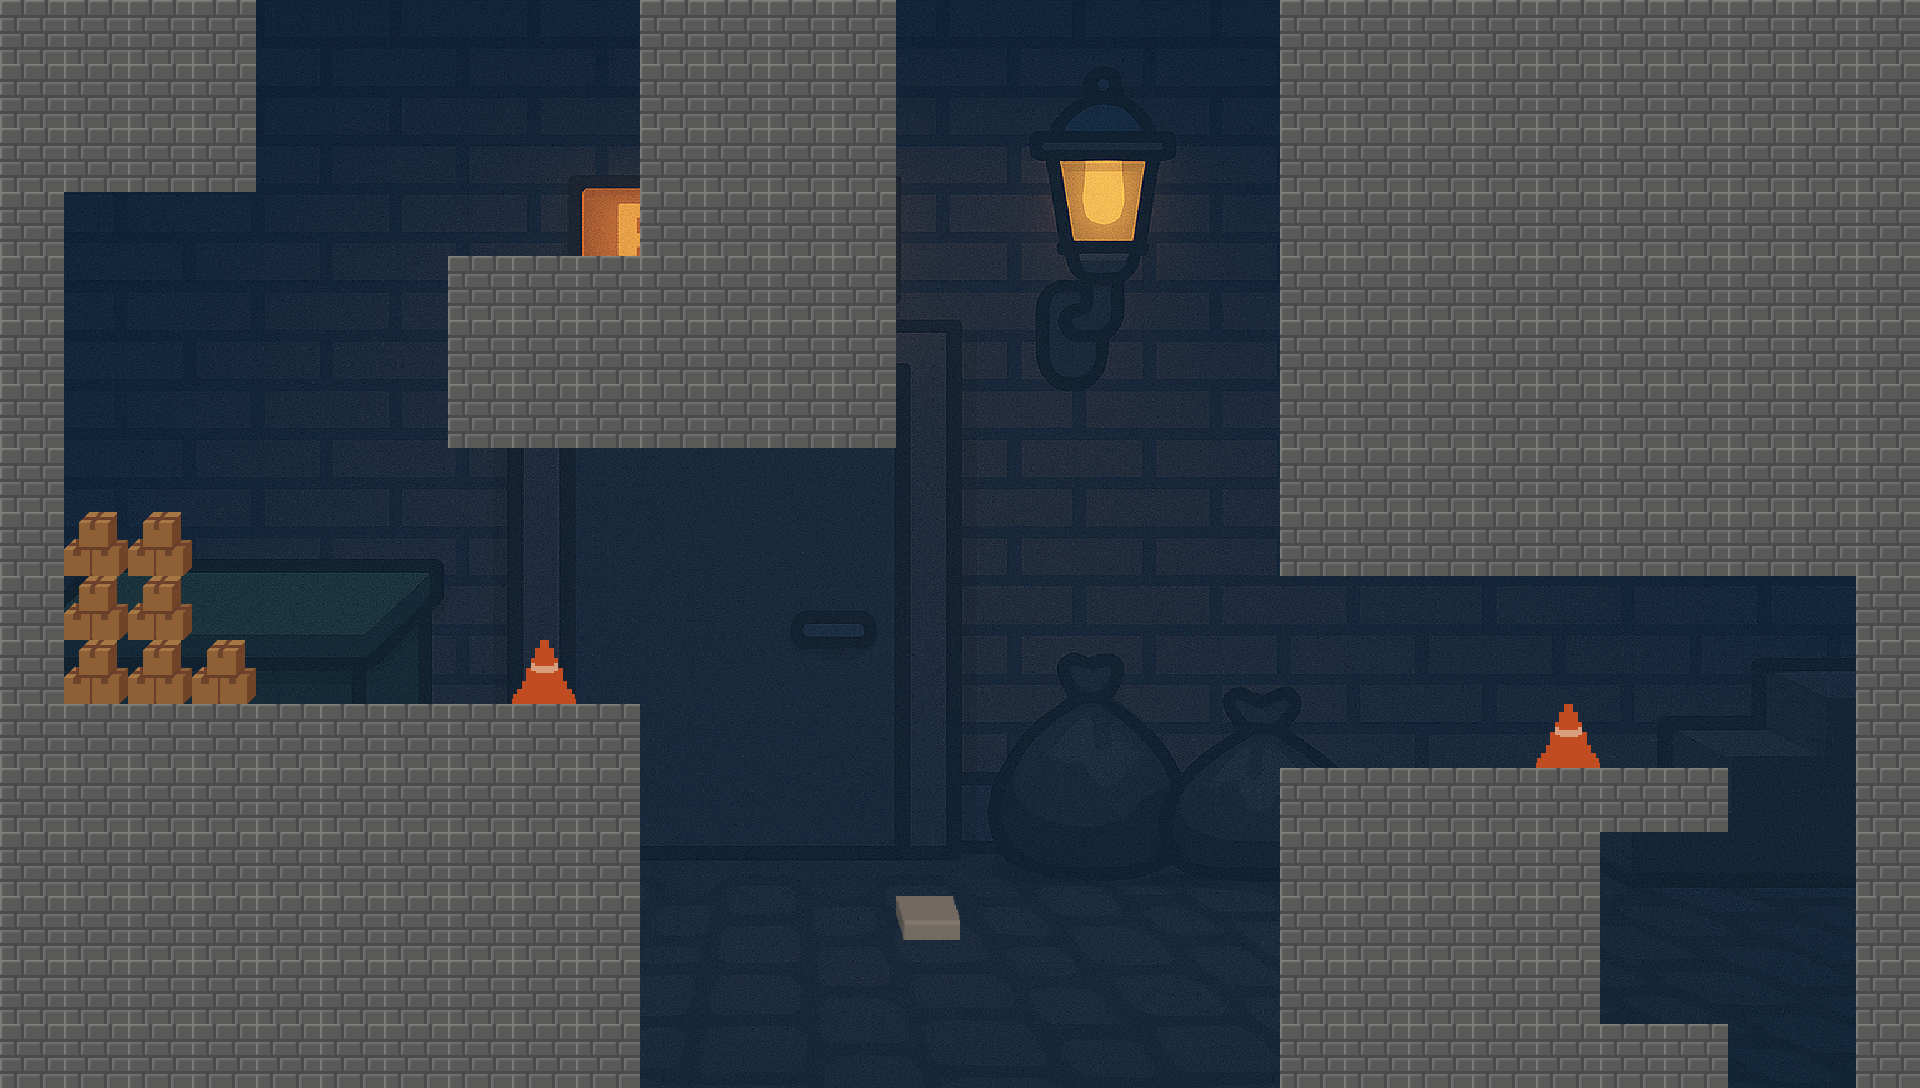

Rendered tile map (Tiled .tmx) drawn with the repository's tilesets; below, a short description and the full map source, tile grids included:
An orthogonal 30x17 tile map with 64x64 px tiles, 2 tile layers (Camada de Blocos 1, Camada de Blocos 2), 1 image layer.

<map version="1.10" tiledversion="1.11.2" orientation="orthogonal" renderorder="right-down" width="30" height="17" tilewidth="64" tileheight="64" infinite="0" nextlayerid="4" nextobjectid="1">
 <tileset firstgid="1" source="tileset-saida.tsx" />
 <imagelayer id="3" name="Camada de Imagens 1">
  <image source="saida.png" width="1920" height="1088" />
 </imagelayer>
 <layer id="1" name="Camada de Blocos 1" width="30" height="17">
  <properties>
   <property name="type" value="interactive-block" />
  </properties>
  <data encoding="csv">
2,0,0,2,0,0,0,0,0,0,2,0,0,2,0,0,0,0,0,0,2,0,0,0,0,0,0,0,0,0,
2,0,0,2,0,0,0,0,0,0,2,0,0,2,0,0,0,0,0,0,2,0,0,0,0,0,0,0,0,0,
2,2,2,2,0,0,0,0,0,0,2,0,0,2,0,0,0,0,0,0,2,0,0,0,0,0,0,0,0,0,
2,0,0,0,0,0,0,0,0,0,2,0,0,2,0,0,0,0,0,0,2,0,0,0,0,0,0,0,0,0,
2,0,0,0,0,0,0,2,2,2,2,0,0,2,0,0,0,0,0,0,2,0,0,0,0,0,0,0,0,0,
2,0,0,0,0,0,0,2,0,0,0,0,0,2,0,0,0,0,0,0,2,0,0,0,0,0,0,0,0,0,
2,0,0,0,0,0,0,2,2,2,2,2,2,2,0,0,0,0,0,0,2,0,0,0,0,0,0,0,0,0,
2,0,0,0,0,0,0,0,0,0,0,0,0,0,0,0,0,0,0,0,2,0,0,0,0,0,0,0,0,0,
2,4,4,0,0,0,0,0,0,0,0,0,0,0,0,0,0,0,0,0,2,2,2,2,2,2,2,2,2,2,
2,4,4,0,0,0,0,0,0,0,0,0,0,0,0,0,0,0,0,0,0,0,0,0,0,0,0,0,0,2,
2,4,4,4,0,0,0,0,5,0,0,0,0,0,0,0,0,0,0,0,0,0,0,0,0,0,0,0,0,2,
2,2,2,2,2,2,2,2,2,2,0,0,0,0,0,0,0,0,0,0,0,0,0,0,5,0,0,0,0,2,
0,0,0,0,0,0,0,0,0,2,0,0,0,0,0,0,0,0,0,0,2,2,2,2,2,2,2,0,0,2,
0,0,0,0,0,0,0,0,0,2,0,0,0,0,0,0,0,0,0,0,2,0,0,0,2,0,0,0,0,2,
0,0,0,0,0,0,0,0,0,2,0,0,0,0,6,0,0,0,0,0,2,0,0,0,2,0,0,0,0,2,
0,0,0,0,0,0,0,0,0,2,0,0,0,0,0,0,0,0,0,0,2,0,0,0,2,0,0,0,0,2,
0,0,0,0,0,0,0,0,0,2,0,0,0,0,0,0,0,0,0,0,2,0,0,0,0,2,2,0,0,2
</data>
 </layer>
 <layer id="2" name="Camada de Blocos 2" width="30" height="17">
  <data encoding="csv">
0,2,2,0,0,0,0,0,0,0,0,2,2,0,0,0,0,0,0,0,0,2,2,2,2,2,2,2,2,2,
0,2,2,0,0,0,0,0,0,0,0,2,2,0,0,0,0,0,0,0,0,2,2,2,2,2,2,2,2,2,
0,0,0,0,0,0,0,0,0,0,0,2,2,0,0,0,0,0,0,0,0,2,2,2,2,2,2,2,2,2,
0,0,0,0,0,0,0,0,0,0,0,2,2,0,0,0,0,0,0,0,0,2,2,2,2,2,2,2,2,2,
0,0,0,0,0,0,0,0,0,0,0,2,2,0,0,0,0,0,0,0,0,2,2,2,2,2,2,2,2,2,
0,0,0,0,0,0,0,0,2,2,2,2,2,0,0,0,0,0,0,0,0,2,2,2,2,2,2,2,2,2,
0,0,0,0,0,0,0,0,0,0,0,0,0,0,0,0,0,0,0,0,0,2,2,2,2,2,2,2,2,2,
0,0,0,0,0,0,0,0,0,0,0,0,0,0,0,0,0,0,0,0,0,2,2,2,2,2,2,2,2,2,
0,0,0,0,0,0,0,0,0,0,0,0,0,0,0,0,0,0,0,0,0,0,0,0,0,0,0,0,0,0,
0,0,0,0,0,0,0,0,0,0,0,0,0,0,0,0,0,0,0,0,0,0,0,0,0,0,0,0,0,0,
0,0,0,0,0,0,0,0,0,0,0,0,0,0,0,0,0,0,0,0,0,0,0,0,0,0,0,0,0,0,
0,0,0,0,0,0,0,0,0,0,0,0,0,0,0,0,0,0,0,0,0,0,0,0,0,0,0,0,0,0,
2,2,2,2,2,2,2,2,2,0,0,0,0,0,0,0,0,0,0,0,0,0,0,0,0,0,0,0,0,0,
2,2,2,2,2,2,2,2,2,0,0,0,0,0,0,0,0,0,0,0,0,2,2,2,0,0,0,0,0,0,
2,2,2,2,2,2,2,2,2,0,0,0,0,0,0,0,0,0,0,0,0,2,2,2,0,0,0,0,0,0,
2,2,2,2,2,2,2,2,2,0,0,0,0,0,0,0,0,0,0,0,0,2,2,2,0,0,0,0,0,0,
2,2,2,2,2,2,2,2,2,0,0,0,0,0,0,0,0,0,0,0,0,2,2,2,2,0,0,0,0,0
</data>
 </layer>
</map>
